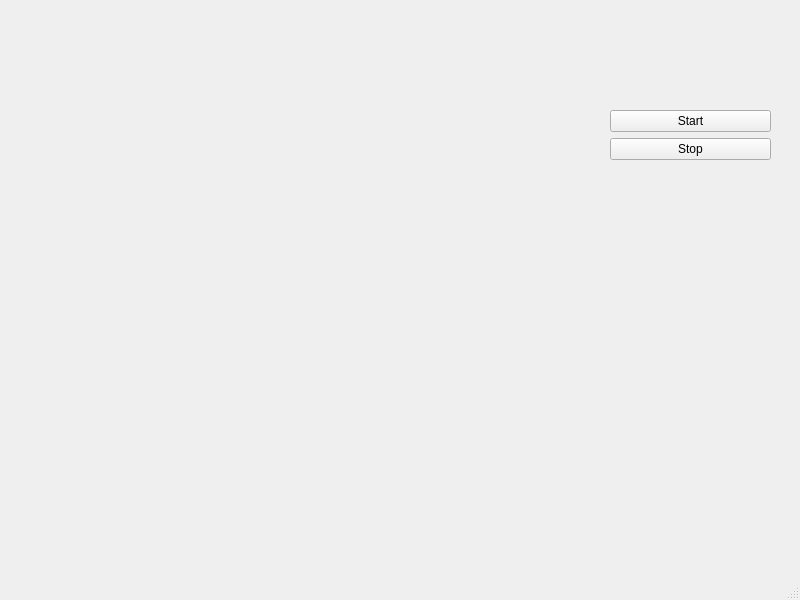
<?xml version="1.0" encoding="UTF-8"?>
<ui version="4.0">
 <class>MainWindow</class>
 <widget class="QMainWindow" name="MainWindow">
  <property name="geometry">
   <rect>
    <x>0</x>
    <y>0</y>
    <width>800</width>
    <height>600</height>
   </rect>
  </property>
  <property name="windowTitle">
   <string>MainWindow</string>
  </property>
  <widget class="QWidget" name="centralwidget">
   <widget class="GraphWidget" name="graphWidget" native="true">
    <property name="geometry">
     <rect>
      <x>30</x>
      <y>110</y>
      <width>551</width>
      <height>401</height>
     </rect>
    </property>
   </widget>
   <widget class="QWidget" name="controlPanel" native="true">
    <property name="geometry">
     <rect>
      <x>610</x>
      <y>110</y>
      <width>161</width>
      <height>401</height>
     </rect>
    </property>
    <widget class="QWidget" name="verticalLayoutWidget">
     <property name="geometry">
      <rect>
       <x>0</x>
       <y>0</y>
       <width>161</width>
       <height>401</height>
      </rect>
     </property>
     <layout class="QVBoxLayout" name="verticalLayout">
      <item>
       <widget class="QPushButton" name="pushButton">
        <property name="text">
         <string>Start</string>
        </property>
       </widget>
      </item>
      <item>
       <widget class="QPushButton" name="pushButton_2">
        <property name="text">
         <string>Stop</string>
        </property>
       </widget>
      </item>
      <item>
       <spacer name="verticalSpacer">
        <property name="orientation">
         <enum>Qt::Vertical</enum>
        </property>
        <property name="sizeHint" stdset="0">
         <size>
          <width>20</width>
          <height>40</height>
         </size>
        </property>
       </spacer>
      </item>
     </layout>
    </widget>
   </widget>
  </widget>
  <widget class="QMenuBar" name="menubar">
   <property name="geometry">
    <rect>
     <x>0</x>
     <y>0</y>
     <width>800</width>
     <height>22</height>
    </rect>
   </property>
  </widget>
  <widget class="QStatusBar" name="statusbar"/>
 </widget>
 <customwidgets>
  <customwidget>
   <class>GraphWidget</class>
   <extends>QWidget</extends>
   <header>graphwidget.h</header>
   <container>1</container>
  </customwidget>
 </customwidgets>
 <resources/>
 <connections/>
</ui>
